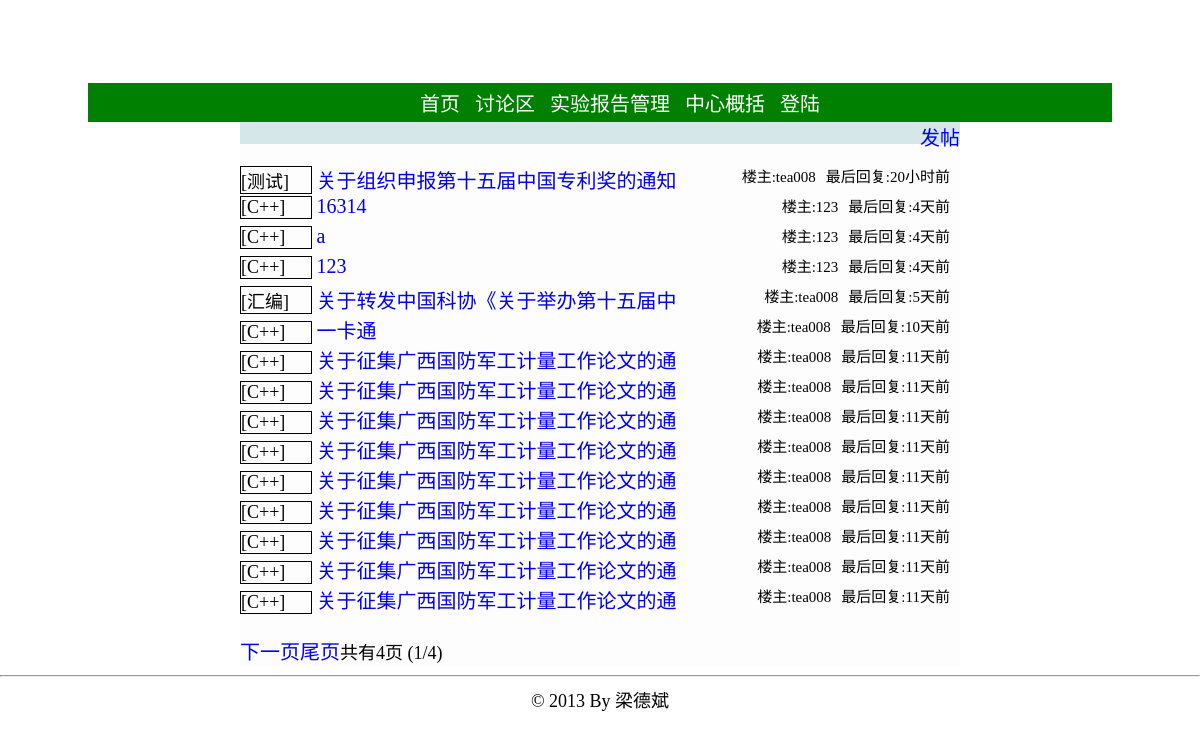
The app's page /bbs.php with its own data.
### tables this page shows
CREATE TABLE `topic` (
  `post_id` int(11) NOT NULL AUTO_INCREMENT,
  `sort` varchar(4) DEFAULT NULL,
  `title` varchar(80) NOT NULL,
  `author` varchar(12) DEFAULT NULL,
  `body` varchar(1000) NOT NULL,
  `post_time` datetime DEFAULT NULL,
  `last_floor` int(11) DEFAULT NULL,
  `last_reply_time` datetime DEFAULT NULL,
  `visible` tinyint(4) DEFAULT NULL,
  `enable_post` tinyint(4) DEFAULT NULL,
  `top` tinyint(4) DEFAULT NULL,
  PRIMARY KEY (`post_id`)
);

CREATE TABLE `sort` (
  `id` int(11) NOT NULL AUTO_INCREMENT,
  `name` varchar(10) DEFAULT NULL,
  PRIMARY KEY (`id`)
);

### bbs.php (the view, shortened to what this page needs)
<!DOCTYPE html PUBLIC "-//W3C//DTD XHTML 1.0 Transitional//EN" "http://www.w3.org/TR/xhtml1/DTD/xhtml1-transitional.dtd">
<html>
<head>
<link rel="stylesheet" type="text/css" href="./static/css/global.css"></link>
</head>
<?php
include './config.php';
$now = date ( "Y-m-d G:i:s" );
?>
<div style="background-image:url(./static/image/topback.jpg);width:1024px;height:80px;margin-left: auto; margin-right: auto;"></div>
<div class="sep3"></div>
<div class="nav">
	<ul class="nav_mid" >
		<li><a href="./index.php" class="font_white">首页</a></li>
		<li><a href="./bbs.php" class="font_white">讨论区</a></li>
		<li><a href="./report.php" class="font_white">实验报告管理</a></li>
			<li><a href="./about_center.php" class="font_white">中心概括</a></li>
			<?php
			if (! isset ( $_SESSION ['user'] ) || NULL == $_SESSION ['user']) {
				echo "<li><a href='./login.php' class='font_white'>登陆</a></li>";
			} else {
				echo "<li><a href='./login.php?action=logout' class='font_white'>退出</a></li>";
			}
			?>
		</ul>
</div>
<div id='topMain'>
<?php
if (isset ( $_REQUEST ['topic'] )) {
	echo "<span style='height:30px;'>";
	echo "<a href=./bbs.php style=''>首页</a>";
	echo "</span>";
	$post_id = $_REQUEST ['topic'];
	$queryStr = sprintf ( "select  *  from topic,sort where post_id='%s' and topic.sort=sort.id", $post_id );
	$result = mysql_query ( $queryStr, $conn ) or die ( "查询失败:" . mysql_error () );
	if ($rel = mysql_fetch_array ( $result )) {
		echo "<span>>{$rel['name']}</span><br />";
		echo "<span class=post_title>{$rel['title']}</span>";
		echo "<br /><span style='font-size:16px;'>By {$rel['author']}</span>";
		echo "<span style='margin-left:50px;'>发表时间:{$rel['post_time']}<span>";
		echo '<hr />';
		echo '<div class=sep10></div>';
		echo '<pre style="width:720px;">';
		echo htmlspecialchars(stripslashes($rel ['body']));
		echo '</pre>';
		echo '<hr />';
		$page_size = 10;
		if (isset ( $_GET ['reply_page'] )) {
			$reply_page = intval ( $_GET ['reply_page'] );
		}
		else {
			$reply_page = 1;
		}
		$queryStr = sprintf ( "select  count(reply_id)  from reply where post_id='%s'", $post_id );
		$result2 = mysql_query ( $queryStr, $conn ) or die ( "查询失败:" . mysql_error () );
		$rel2 = mysql_fetch_array ( $result2 );
		$numrows = $rel2 [0];
		$reply_pages = intval ( $numrows / $page_size );
		if ($numrows % $page_size) {
			$reply_pages ++;
		}
		$prev = $reply_page - 1;
		$next = $reply_page + 1;
		$offset = $page_size * ($reply_page - 1);
		$queryStr = sprintf ( "select  *  from reply where post_id='%s'  order by floor asc limit %s,%s", $post_id, $offset, $page_size );
		$result3 = mysql_query ( $queryStr, $conn ) or die ( "查询失败:" . mysql_error () );
		if ($rel3 = mysql_fetch_array ( $result3 )) {
			do {
				echo '<div class=bg_color></div>';
				echo "<div class=author>";
				echo "<span >By {$rel3['author']}&nbsp&nbsp&nbsp&nbsp</span>";
				echo "<span >发表时间:{$rel3['reply_time']}&nbsp&nbsp&nbsp&nbsp<span>";
				echo "<span style='float:right;'>{$rel3['floor']}楼<span>";
				echo "</div>";
				echo "<pre>";
				echo htmlspecialchars(stripslashes($rel3['body']));
				echo "</pre>";
			} while ( $rel3 = mysql_fetch_array ( $result3 ) );
			echo '<br />';
			if ($reply_page > 1) {
				echo "<a href=./bbs.php?topic={$post_id}&reply_page=1>首页</a>";
				echo "<a href=./bbs.php?topic={$post_id}&reply_page={$prev}>上一页</a>";
			}
			if ($reply_page < $reply_pages) {
				echo "<a href=./bbs.php?topic={$post_id}&reply_page={$next}>下一页</a>";
				echo "<a href=./bbs.php?topic={$post_id}&reply_page={$reply_pages}>尾页</a>";
			}
			echo "共有{$reply_pages}页 ({$reply_page}/{$reply_pages})";
		} else {
		}
		echo '<div class=bg_color></div>';
		echo '<br />回复楼主<br />';
		echo "<form method='get' action='./bbs/post_deal.php'>";
		echo "<textarea name=reply_body cols=87 rows=5 style='width:720;height:80;'></textarea>";
		echo '<br />';
		echo "<input type=hidden name=action value=reply_post></input>";
		echo "<input type=hidden name=post_id value={$post_id}></input>";
		echo "<input class=button type=submit value=回帖></input>";
		echo '</form>';
	}
	else {
		echo '<br /><br />帖子不存在';
	}
}
else {
	echo "<span style='float:right;'><a href=./bbs/post.php?action=new_post>发帖</a></span>";
	echo "<div class=bg_color></div>";
	$page_size = 15;
	if (isset ( $_GET ['page'] )) {
		$page = intval ( $_GET ['page'] );
	}
	else {
		$page = 1;
	}
	$queryStr = sprintf ( "select  count(post_id)  from topic" );
	$result = mysql_query ( $queryStr, $conn ) or die ( "查询失败:" . mysql_error () );
	$rel = mysql_fetch_array ( $result );
	$numrows = $rel [0];
	$pages = intval ( $numrows / $page_size );
	if ($numrows % $page_size) {
		$pages ++;
	}
	$next = $page + 1;
	$offset = $page_size * ($page - 1);
	$queryStr = sprintf ( "select  post_id,sort,title,author,post_time,last_reply_time,last_floor,name  from topic,sort where visible='0' and topic.sort=sort.id  order by last_reply_time desc limit %s,%s", $offset, $page_size );
	$result = mysql_query ( $queryStr, $conn ) or die ( "查询失败:" . mysql_error () );
	if ($rel = mysql_fetch_array ( $result )) {
		echo '<br />';
		do {
			echo "<div class=bbs_topic_list>";
			echo "<span class=bbs_topic_list_sort >[{$rel['name']}]</span>";
			echo "<span class='title' >&nbsp<a href=./bbs.php?topic={$rel['post_id']}>";
			echo mb_substr($rel['title'], 0,18,'utf-8');
            echo "</a></span>";
			echo "<span style='float:right;font-size:15px;margin-right:10px'>最后回复:";
            $last_reply =  strtotime($now)-strtotime($rel['last_reply_time']) ;
            if ($last_reply<60)
            {
            	echo $last_reply;
            	echo '秒前';
            }
            else if ($last_reply<3600)
            {
            	echo floor($last_reply/60);
            	echo '分钟前';
            }
            else if ($last_reply<86400)
            {
            	echo floor($last_reply/3600);
            	echo '小时前';
            }
            else
           {
            	echo floor($last_reply/86400);
            	echo '天前';
            }
            echo "</span>";
			echo "<span style='float:right;font-size:15px;margin-right:10px'>楼主:{$rel['author']}</span>";
			echo '</div>';
		} while ( $rel = mysql_fetch_array ( $result ) );
	} else {
		echo '暂时还没有帖子';
	}
	echo '<br />';
	echo "<div style='height:30px;'>";
	if ($page < $pages) {
		echo "<a href=./bbs.php?page={$next}>下一页</a>";
		echo "<a href=./bbs.php?page={$pages}>尾页</a>";
	}
	echo "共有{$pages}页 ({$page}/{$pages})";
	echo "</div>";
}
?>
</div>
<div style="clear: both; text-align: center;">
	<hr />
	© 2013 By 梁德斌
</div>
</html>

### static/css/global.css (style rules this page uses)
#topMain { width: 720px; height: 40px; text-align: left; margin-left: auto; margin-right: auto; margin-bottom: 0px; margin-top: 0px; height:auto; background-color:rgb(253,253,253); }
a { text-decoration:none; }
.sep3 { height: 3px; }
a { font-size:20px; }
.bg_color { height:22px; background-color:rgb(213, 231, 233); }
.nav { margin-left: auto; margin-right: auto; width: 1024px; text-align: center; background-color:green; }
ul { font-size:20px; list-style:none; }
ul.nav_mid { padding-top:5px; padding-bottom:5px; margin:0px; }
.nav_mid li { display:inline; height:inherit; margin:5px; }
.bbs_topic_list { min-height:30px; border-top:1px; border-bottom:1px; }
.bbs_topic_list_sort { display:inline-block; width:70px; border:1px; border-style:solid; }
.font_white { color:white; }

### records on screen
topic: sort.name "测试", title "关于组织申报第十五届中国专利奖的通知", floor($last_reply/3600) "20", author "tea008"
topic: sort.name "C++", title "16314", floor($last_reply/86400) "4", author "123"
topic: sort.name "C++", title "a", floor($last_reply/86400) "4", author "123"
topic: sort.name "C++", title "123", floor($last_reply/86400) "4", author "123"
topic: sort.name "汇编", title "关于转发中国科协《关于举办第十五届中", floor($last_reply/86400) "5", author "tea008"
topic: sort.name "C++", title "一卡通", floor($last_reply/86400) "10", author "tea008"
topic: sort.name "C++", title "关于征集广西国防军工计量工作论文的通", floor($last_reply/86400) "11", author "tea008"
topic: sort.name "C++", title "关于征集广西国防军工计量工作论文的通", floor($last_reply/86400) "11", author "tea008"
topic: sort.name "C++", title "关于征集广西国防军工计量工作论文的通", floor($last_reply/86400) "11", author "tea008"
topic: sort.name "C++", title "关于征集广西国防军工计量工作论文的通", floor($last_reply/86400) "11", author "tea008"
topic: sort.name "C++", title "关于征集广西国防军工计量工作论文的通", floor($last_reply/86400) "11", author "tea008"
topic: sort.name "C++", title "关于征集广西国防军工计量工作论文的通", floor($last_reply/86400) "11", author "tea008"
topic: sort.name "C++", title "关于征集广西国防军工计量工作论文的通", floor($last_reply/86400) "11", author "tea008"
topic: sort.name "C++", title "关于征集广西国防军工计量工作论文的通", floor($last_reply/86400) "11", author "tea008"
topic: sort.name "C++", title "关于征集广西国防军工计量工作论文的通", floor($last_reply/86400) "11", author "tea008"

### other values on screen
$pages "4"
$page "1"
